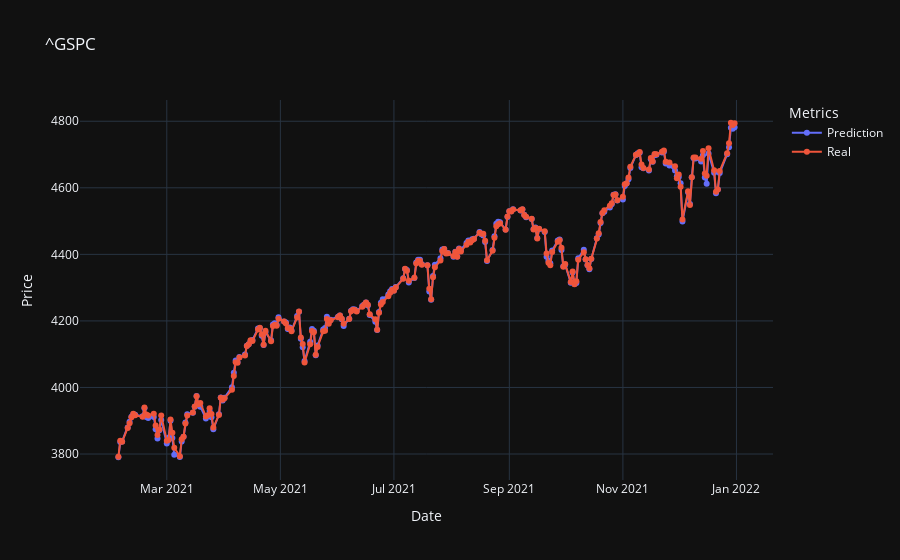
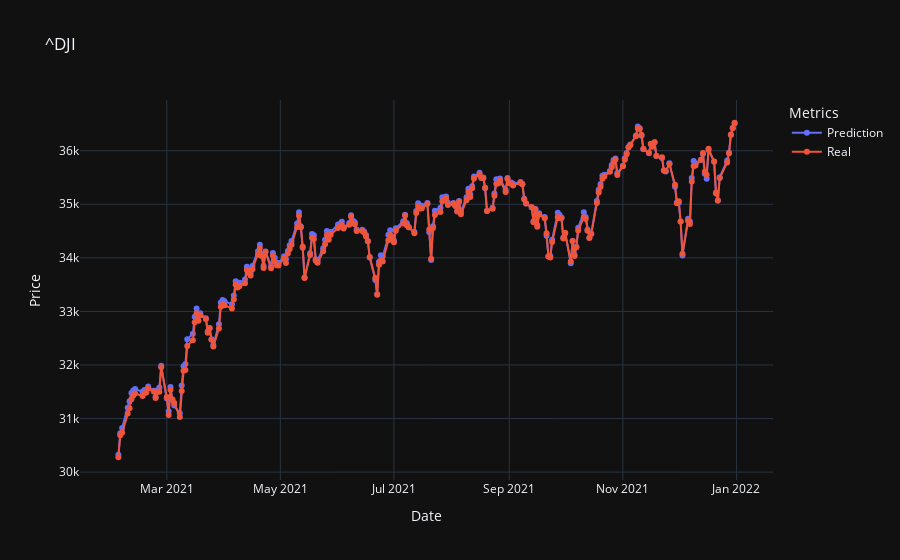

The notebook cell saved with these charts, in order:
### Code cell
from src.data.make_dataset import load_list, get_stock_data
from src.models.StockModel import StockModel
window_size = 20
start_date = '2021-01-01'
end_date = '2022-01-01'
feature_columns = ['Close', 'Open', 'Volume', 'Range', 'Gap', 'RSI', 'MACD']
target = "Open"

# Test data
test_data = get_stock_data(["^GSPC", "^DJI"], "1d", start_date, end_date)

stock_model = StockModel(window_size=window_size, feature_columns=feature_columns, target_name=target, export=False)
stock_model.load("final_models/1-64")

metrics_dict, mean_metrics = stock_model.evaluate_many(test_data, graph=True)
print(metrics_dict)
print(mean_metrics)

### Figure 1 — Plotly figure (JSON) as saved in the notebook; plotly's stock layout.template omitted (floating-point values rounded to 4 significant figures; data arrays with more than 128 entries replaced by an {"elided": "..."} marker saying what was removed)
{"data": [{"mode": "lines+markers", "name": "Prediction", "type": "scatter", "x": {"elided": "231 str values"}, "y": {"elided": "231 float values"}}, {"mode": "lines+markers", "name": "Real", "type": "scatter", "x": {"elided": "231 str values"}, "y": {"elided": "231 float values"}}], "layout": {"autosize": true, "legend": {"title": {"text": "Metrics"}}, "title": {"text": "^GSPC"}, "xaxis": {"autorange": true, "range": ["2021-01-12 20:57:10.6135", "2022-01-21 03:02:49.3865"], "title": {"text": "Date"}, "type": "date"}, "yaxis": {"autorange": true, "range": [3707.0, 4878.0], "title": {"text": "Price"}, "type": "linear"}}}

### Figure 2 — Plotly figure (JSON) as saved in the notebook; plotly's stock layout.template omitted (floating-point values rounded to 4 significant figures; data arrays with more than 128 entries replaced by an {"elided": "..."} marker saying what was removed)
{"data": [{"mode": "lines+markers", "name": "Prediction", "type": "scatter", "x": {"elided": "231 str values"}, "y": {"elided": "231 float values"}}, {"mode": "lines+markers", "name": "Real", "type": "scatter", "x": {"elided": "231 str values"}, "y": {"elided": "231 float values"}}], "layout": {"autosize": true, "legend": {"title": {"text": "Metrics"}}, "title": {"text": "^DJI"}, "xaxis": {"autorange": true, "range": ["2021-01-12 20:57:10.6135", "2022-01-21 03:02:49.3865"], "title": {"text": "Date"}, "type": "date"}, "yaxis": {"autorange": true, "range": [29760.0, 37040.0], "title": {"text": "Price"}, "type": "linear"}}}
